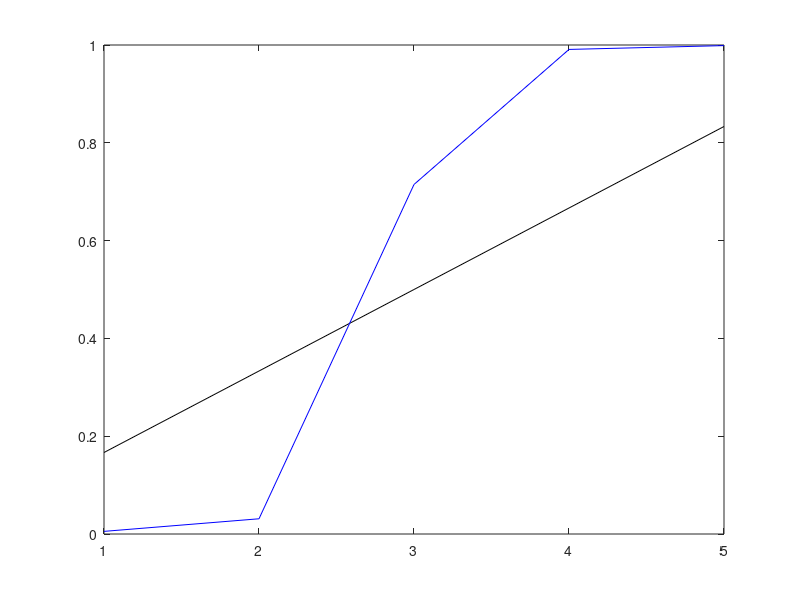

Source code (MATLAB):
clc;clear all;
n1=5;output=zeros(4,n1);n2=7;% no.of terminal states
epi=100;alpha=0.1;gamma=1; % initialzing values
mct=0.5*ones(1,n2);tdt=0.5*ones(1,n2);mct(1)=0;mct(end)=0;tdt(1)=0;tdt(end)=0;
for i=1:epi
s=4;state=[s];k=rand(1); Rew=0; % starting from state C
while(1<s && s<7)  % checking for the state index   
    if(k<0.5)      % initilial value for each state 
        s1=s+1;
    else
        s1=s-1;
    end
    if(s1~=7)  % checking for terminal state
        reward=0;else
        reward=1;
    end
    Rew=Rew+reward;  % finding the rewards
    
    tdt(s)=tdt(s)+alpha*(reward+gamma*tdt(s1)-tdt(s)); % update value function for TD learning
    state=[state;s1];
    s=s1;
end  
    for j=1:length(state)  
        mct(state(j))=mct(state(j))+alpha*(Rew-mct(state(j))); % MC value function calculating all the states
     end
end

mct=mct(2:end-1);
tdt=tdt(2:end-1);

output(1,:)=tdt; 
truevalue = (1:5)/6;  % truth
plot(1:5,truevalue,'black');
hold on; 
plot(1:5,output(1,:),'b')